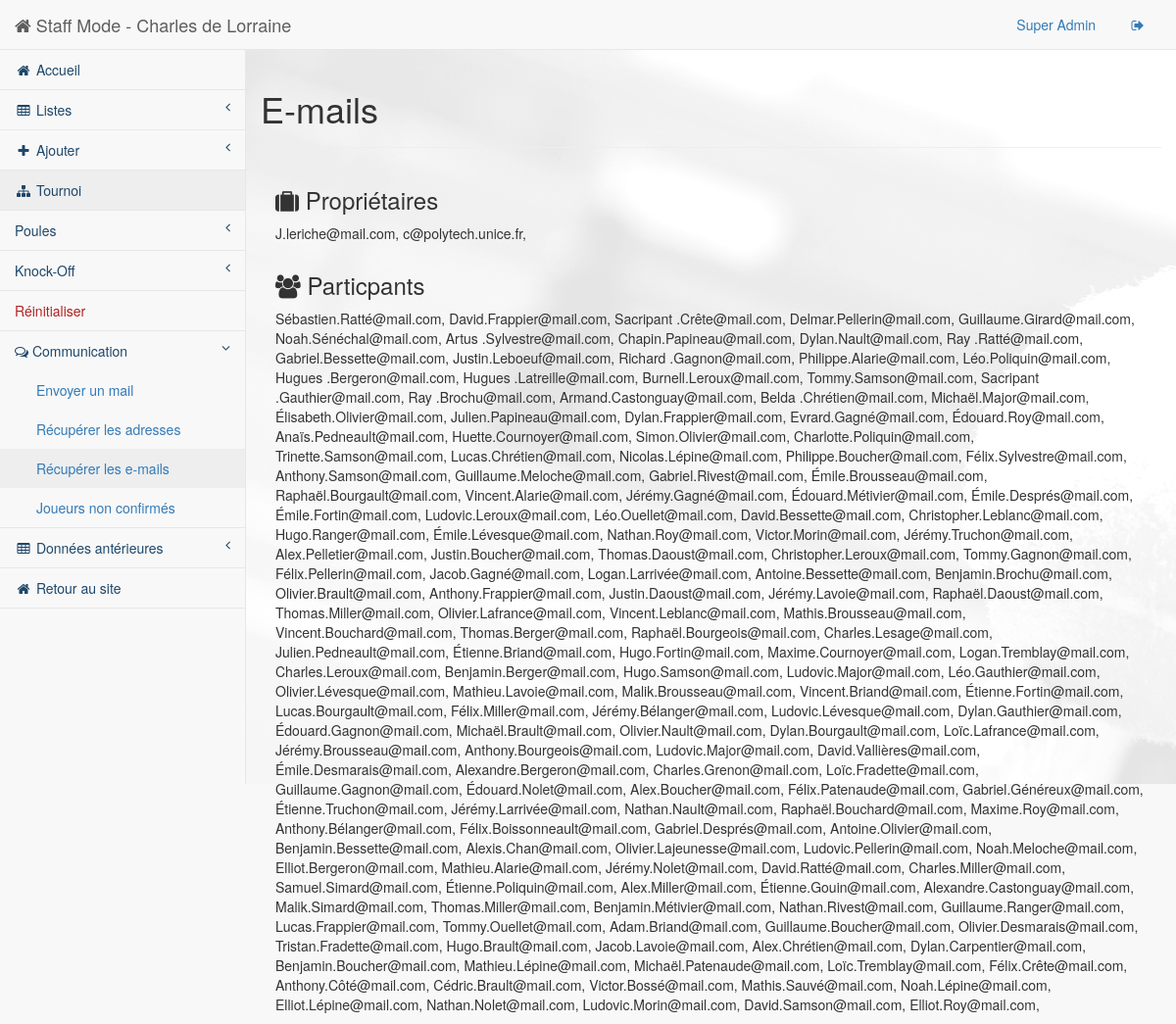
The page /staff/pages/email.php (signed in) on the database as committed earlier.
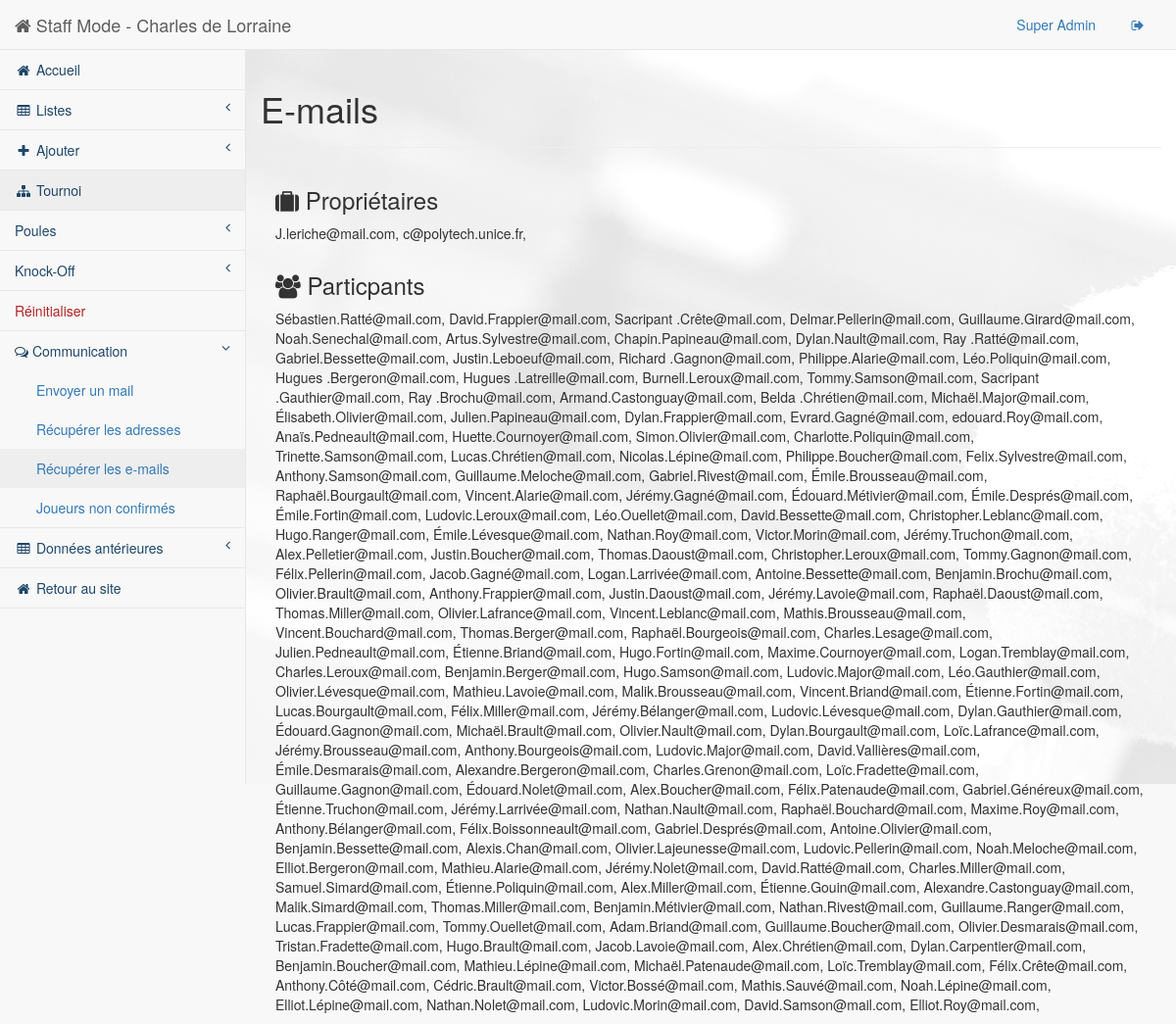
The same page on the database as committed later.
### tables this page shows
CREATE TABLE IF NOT EXISTS `Personne` (
  `ID` int(255) NOT NULL AUTO_INCREMENT,
  `Title` int(2) NOT NULL,
  `FirstName` varchar(100) NOT NULL,
  `LastName` varchar(100) NOT NULL,
  `Ville` varchar(500) NOT NULL,
  `ZIPCode` int(10) NOT NULL,
  `Rue` varchar(100) NOT NULL,
  `Number` int(11) NOT NULL,
  `PhoneNumber` varchar(20) NOT NULL,
  `GSMNumber` varchar(20) NOT NULL,
  `BirthDate` date NOT NULL,
  `Mail` varchar(500) NOT NULL,
  `CreationDate` date NOT NULL,
  `Note` varchar(500) NOT NULL,
  `IsPlayer` tinyint(1) NOT NULL,
  `IsOwner` tinyint(1) NOT NULL,
  `IsStaff` tinyint(1) NOT NULL,
  PRIMARY KEY (`ID`)
);

### src/staff/pages/email.php (the view, shortened to what this page needs)
<!DOCTYPE html>
<html lang="en">
<head>
    <link href="../bower_components/bootstrap/dist/css/bootstrap.min.css" rel="stylesheet">
    <link href="../bower_components/metisMenu/dist/metisMenu.min.css" rel="stylesheet">
    <link href="../dist/css/sb-admin-2.css" rel="stylesheet">
    <link href="../dist/css/monStyle.css" rel="stylesheet">
    <link href="../bower_components/font-awesome/css/font-awesome.min.css" rel="stylesheet" type="text/css">
</head>
<body>
    <div id="wrapper">
        <?php
    include("./html/header.php");
    $db = BDconnect();
    $listPart = $db->query("SELECT * FROM Personne where isPlayer = 1 ");
    $listProp = $db->query("SELECT * FROM Personne where isOwner = 1 ");
    ?>
            <div id="page-wrapper" style="background : url(../../images/staff-back.jpg) 0 0 fixed;">
                <div class="row">
                    <div class="page-header">
                        <h1>E-mails</h1>
                    </div>
                </div>
                <div class="container col-lg-12">
                <div class="row">
                    <h3><i class="fa fa-suitcase"></i> Propriétaires</h3>
                    <div id="listProp">
                        <p>
                            <?php
                    while ($row = $listProp->fetch_object()){ ?>
                                <?php echo utf8_encode($row->Mail); ?>,
                                    <?php }
                    ?>
                        </p>
                    </div>
                </div>
                <div class="row">
                    <h3><i class="fa fa-users"></i> Particpants</h3>
                    <div id="listPart">
                        <p>
                            <?php
                    while ($row = $listPart->fetch_object()){ ?>
                                <?php echo utf8_encode($row->Mail); ?>,
                                    <?php }
                    ?>
                        </p>
                    </div>
                </div>
                </div>
                <br/>
                <br/>
            </div>
    </div>
</body>
</html>

### src/staff/pages/html/header.php (shortened to what this page needs)
<nav class="navbar navbar-default navbar-static-top" role="navigation" style="margin-bottom: 0">
    <div class="navbar-header">
        <a class="navbar-brand" href="index.php"><i class="fa fa-home"></i> Staff Mode - Charles de Lorraine</a>
    </div>
    <ul class="nav navbar-top-links navbar-right">
        <li class="dropdown">
            <a class="dropdown-toggle" href="../pages/staff.php">
                <?php echo $_SESSION["NAME"]; ?>
            </a>
        </li>
        <li class="dropdown">
            <a class="dropdown-toggle" href="login.php?action=logout">
                    <i class="fa fa-sign-out fa-fw"></i>
            </a>
        </li>
    </ul>
    <div class="navbar-default sidebar" role="navigation">
        <div class="sidebar-nav navbar-collapse colorDarkBlue">
            <ul class="nav" id="side-menu">
                <li>
                    <a href="index.php"><i class="fa fa-home fa-fw"></i> Accueil</a>
                </li>
                <li>
                    <a href="#"><i class="fa fa-table fa-fw"></i> Listes<span class="fa arrow"></span></a>
                </li>
                <li>
                    <a href="#"><i class="fa fa-plus fa-fw"></i> Ajouter<span class="fa arrow"></span></a>
                </li>
                <li>
                    <a href=""><i class="fa fa-sitemap fa-fw"></i> Tournoi</a>
                </li>
                <li>
                            <a href="#">Poules<span class="fa arrow"></span></a>
                        </li>
                        <li>
                            <a href="#">Knock-Off<span class="fa arrow"></span></a>
                        </li>
                        <li class="li-danger">
                            <a href="reset.php">Réinitialiser</a>
                        </li>
                <li>
                    <a href="#"><i class="fa fa-comments-o"></i> Communication<span class="fa arrow"></span></a>
                    <ul class="nav nav-second-level colorBlue">
                        <li>
                            <a href="contact.php"> Envoyer un mail</a>
                        </li>
                        <li>
                            <a href="adresse.php"> Récupérer les adresses</a>
                        </li>
                        <li>
                            <a href="email.php"> Récupérer les e-mails</a>
                        </li>
                        <li>
                            <a href="list.php?type=confirm"> Joueurs non confirmés </a>
                        </li>
                    </ul>
                </li>
                <li>
                    <a href="#"><i class="fa fa-table fa-fw"></i> Données antérieures <span class="fa arrow"></span></a>
                </li>
                <li>
                    <a href="../../index.php?action=logout"><i class="fa fa-home fa-fw"></i> Retour au site</a>
                </li>
            </ul>
        </div>
    </div>
</nav>

Rows that differ between the two databases and show on the page:
changed personne: Mail "Noah.Sénéchal@mail.com" → "Noah.Senechal@mail.com"
changed personne: Mail "Artus .Sylvestre@mail.com" → "Artus.Sylvestre@mail.com"
changed personne: Mail "Édouard.Roy@mail.com" → "edouard.Roy@mail.com"
changed personne: Mail "Félix.Sylvestre@mail.com" → "Felix.Sylvestre@mail.com"
